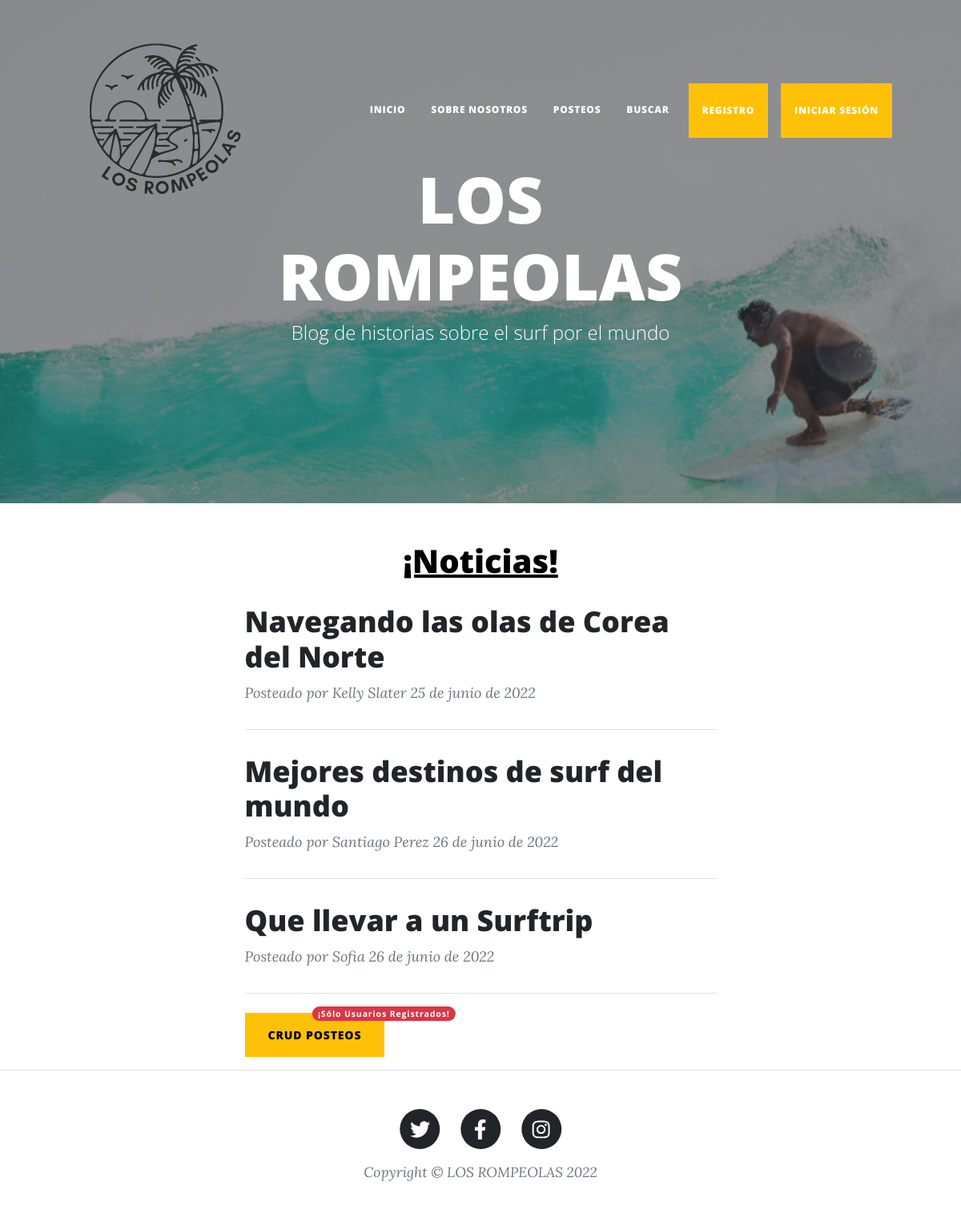
The page /Surfblog/ on the database its author committed.
### Surfblog/models.py (models this page shows, shortened)
class Post(models.Model):
    autor = models.CharField(max_length = 40)
    email = models.EmailField()
    fecha = models.DateField(auto_now_add = True)
    titulo = models.CharField(max_length = 40, primary_key = True)
    cuerpo = models.TextField('')

### Surfblog/views.py (the view)
# urls.py: path('', views.inicio, name = 'Inicio'),
def inicio(request):
    id = 1
    listadoPosteos = Post.objects.all()
    diccionario = {'id': id, 'listadoPosteos': listadoPosteos}
    return render(request,'Surfblog/inicio.html', diccionario)

### Surfblog/templates/Surfblog/inicio.html (shortened to what this page needs)
{% extends 'Surfblog/padre.html' %}
{% load static %}
{% block titulo_header %}
    <h1>LOS ROMPEOLAS</h1>
    <span class='subheading'>Blog de historias sobre el surf por el mundo</span>
{% endblock %}
{% block contenido_principal %}
    <div class='container px-4 px-lg-5'>
        <div class='row gx-4 gx-lg-5 justify-content-center'>
            <div class='col-md-10 col-lg-8 col-xl-7'>
                <h1 class='post-title text-center text-decoration-underline text-black'>¡Noticias!</h1>
                    {% for posteo in listadoPosteos %}
                        <div class='post-preview'>
                            <a href='{% url "Post" posteo.titulo%}'>
                                <h2 class='post-title'>{{posteo.titulo}}</h2>
                            </a>
                            <p class='post-meta'>
                                Posteado por
                                <span>{{posteo.autor}}</span>
                                {{posteo.fecha}}
                            </p>
                        </div>
                        <hr class='my-4' />
                    {% endfor %}
                <button type='button' class='btn btn-warning position-relative mb-3'>
                    <a href='{% url "listaPosteos" %}' style='color: black;'>CRUD POSTEOS</a>
                    <span class='position-absolute top-0 start-100 translate-middle badge rounded-pill bg-danger'>
                        ¡Sólo Usuarios Registrados!
                    </span>
                </button>
            </div>
        </div>
    </div>
{% endblock %}

### rows shown on the page
Post: titulo "Navegando las olas de Corea del Norte", autor "Kelly Slater", fecha "25 de junio de 2022"
Post: titulo "Mejores destinos de surf del mundo", autor "Santiago Perez", fecha "26 de junio de 2022"
Post: titulo "Que llevar a un Surftrip", autor "Sofia", fecha "26 de junio de 2022"
